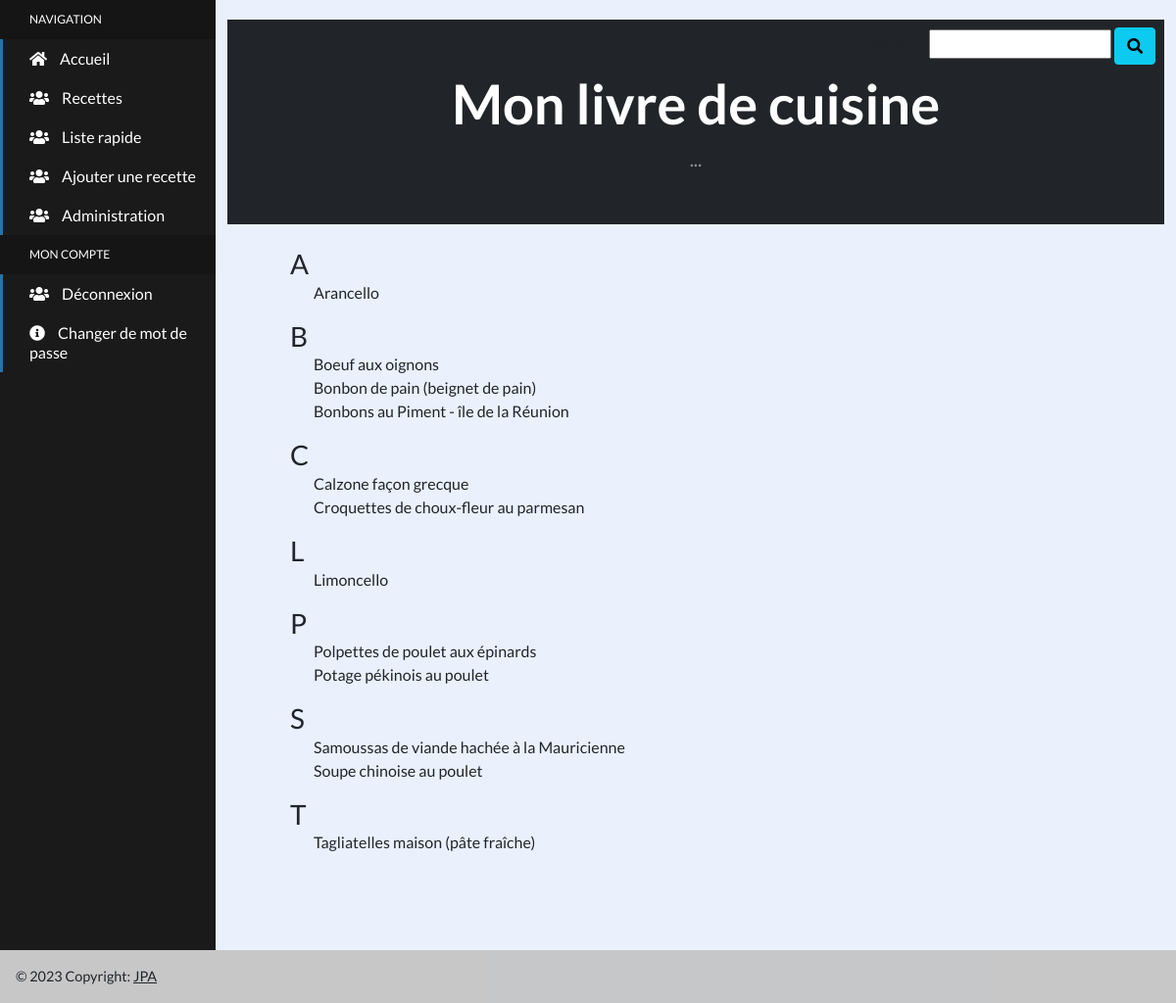
Page /recettes/lr (signed in) on the committed database.
### recettes/models.py (models this page shows, shortened)
class BlogRecettes(models.Model):
    name = models.CharField(max_length=100, blank=False)
    recipe = models.TextField(blank=False, null=True)
    ingredient = models.TextField(blank=False, null=True)
    note = models.TextField(blank=True, null=True)
    category = models.ForeignKey(Category, on_delete=models.RESTRICT)
    picture = models.CharField(max_length=200, blank=True)
    url_picture = models.URLField(max_length=200, blank=True)
    url_recipe = models.URLField(max_length=200, blank=True)  # url vers recette  RECIPE = RECETTE
    author = models.ForeignKey(User, on_delete=models.SET_NULL, blank=True, null=True)
    class Meta:
        ordering = ['name']
        verbose_name = "Recette"

### recettes/views.py (the view)
# urls.py: path("lr", liste_rapide, name="recettes_rapide"),
def liste_rapide(request):
    rec_list = BlogRecettes.objects.all()
    if request.method == "POST":
        form1 = RecetteSearchForm(request.POST)
        if form1.is_valid():
            base_url = reverse('recettes')
            query_string = urlencode(form1.cleaned_data)
            url = '{}?{}'.format(base_url, query_string)
            return redirect(url)
    else:
        form1 = RecetteSearchForm()
        recette_form = request.GET.get("recette", "")
        ingredient_form = request.GET.get("ingredient", "")
        if recette_form is not None:
            rec_list = rec_list.filter(Q(name__icontains=recette_form) | Q(recipe__icontains=recette_form))
            form1.fields['recette'].initial = recette_form
        if ingredient_form is not None:
            rec_list = rec_list.filter(ingredient__icontains=ingredient_form)
    return render(request, "recettes/liste_rapide.html", locals())

### recettes/forms.py
class RecetteSearchForm(Form):
    recette = CharField(max_length=100, required=False)

### recettes/templatetags/filtre_perso.py (called while the page is built)
@register.filter
def first_letters(iterable):
    result = ""
    result = iterable[:1]
    return result

### recettes/templates/recettes/liste_rapide.html
{% extends "livre_recettes/base.html" %}
{% load filtre_perso %}
{% load static %}
{% block content %}
    <section class="py-4" style="margin-left: 4rem">
        {% regroup rec_list by name|first_letters as Newlist %}
        {% for x in Newlist %}
            <div class="">
                <h3 style="margin-bottom: 1rem">{{ x.grouper }}</h3>
                {% for y in x.list %}
                    <p style="margin-top: -1rem"><a class="text-decoration-none text-dark ms-4" href="r{{ y.id }}">{{ y.name }}</a></p>
                {% endfor %}
            </div>
        {% endfor %}
    </section>
{% endblock content %}

### livre_recettes/static/css/base.css (style rules this page uses)
html, body { background-color: #eaf0fc; height: 100%; margin: 0; border: 0; font-family: 'Lato', sans-serif; }

### rows in the picture
BlogRecettes: name "Arancello"
BlogRecettes: name "Boeuf aux oignons"
BlogRecettes: name "Bonbon de pain (beignet de pain)"
BlogRecettes: name "Bonbons au Piment - île de la Réunion"
BlogRecettes: name "Calzone façon grecque"
BlogRecettes: name "Croquettes de choux-fleur au parmesan"
BlogRecettes: name "Limoncello"
BlogRecettes: name "Polpettes de poulet aux épinards"
BlogRecettes: name "Potage pékinois au poulet"
BlogRecettes: name "Samoussas de viande hachée à la Mauricienne"
BlogRecettes: name "Soupe chinoise au poulet"
BlogRecettes: name "Tagliatelles maison (pâte fraîche)"

### other values in the picture
{{ x.grouper }} "A" "B" "C" "L" "P" "S" "T"
